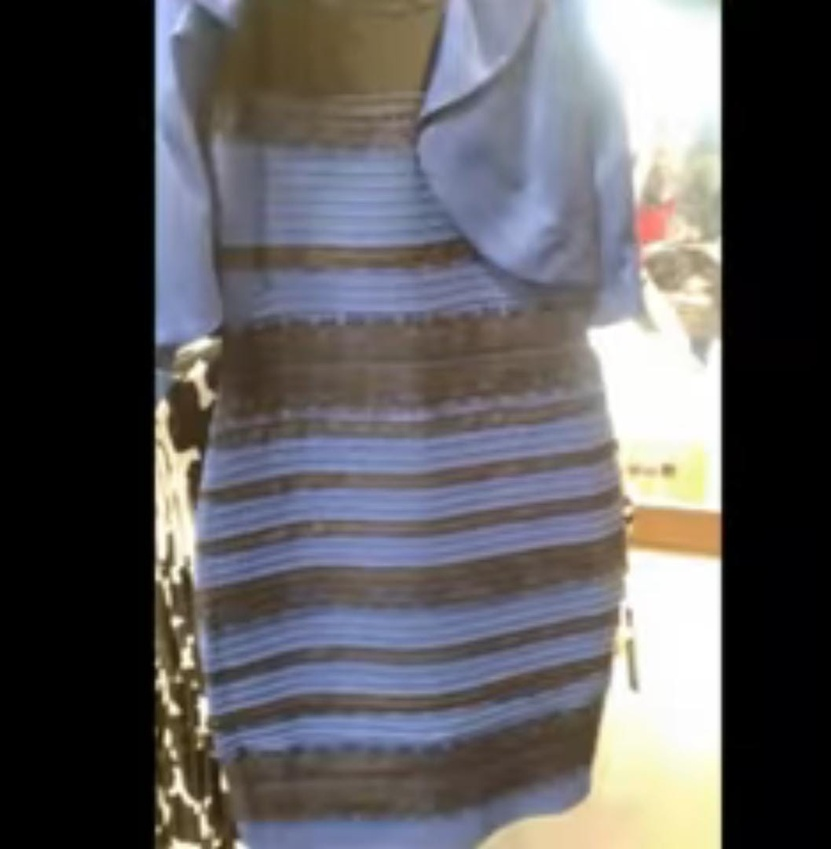
#> input picture CV/random.jpg, 831 x 849 px, shrunk from 1058 x 1080 before the run
$ python histogram.py
#> lines starting #> are read from the running program, lines starting #| are printed output that depends on the picture
import cv2
import matplotlib.pyplot as plt
from PIL import Image
import numpy as np

def generate_histograms(image_path):
    # Open the image using Pillow
#> called with image_path = 'random.jpg'
    image_np = cv2.imread(image_path)
#> image_np is the input picture: shape (849, 831, 3); mean B, G, R 94.5, 91.9, 93.5
    # Plot the histograms
    colors = ('b' , 'g' , 'r')
    for i ,color in enumerate(colors):
        hist = cv2.calcHist([image_np],[i],None,[256],[0,256])
        plt.plot(hist,color = color)
    plt.title('Image Histogram GFG')
    plt.show()
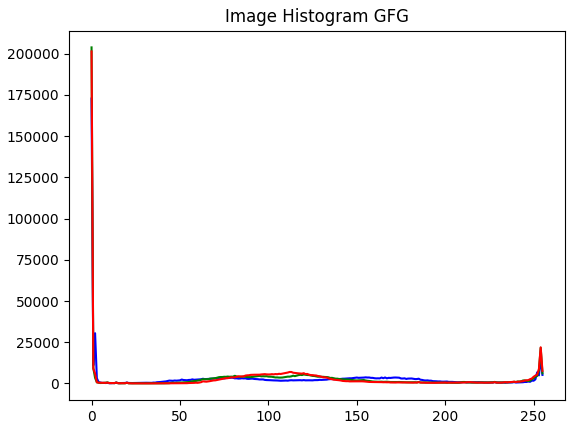
#> figure drawn by matplotlib, 1 panel; curve peaks at x = 0, y = 172812; curve peaks at x = 0, y = 203838; curve peaks at x = 0, y = 201378


image_path = 'random.jpg'
generate_histograms(image_path)
